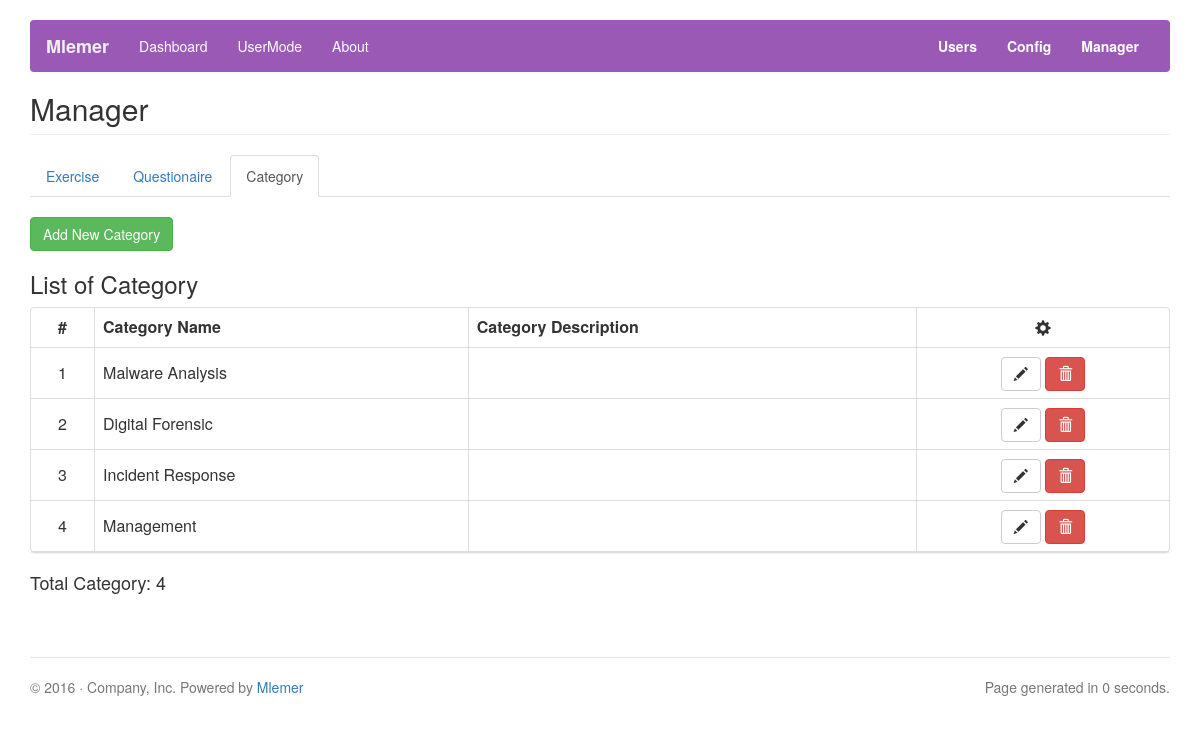
/admin/index.php?p=category, run on an earlier commit of the app's database.
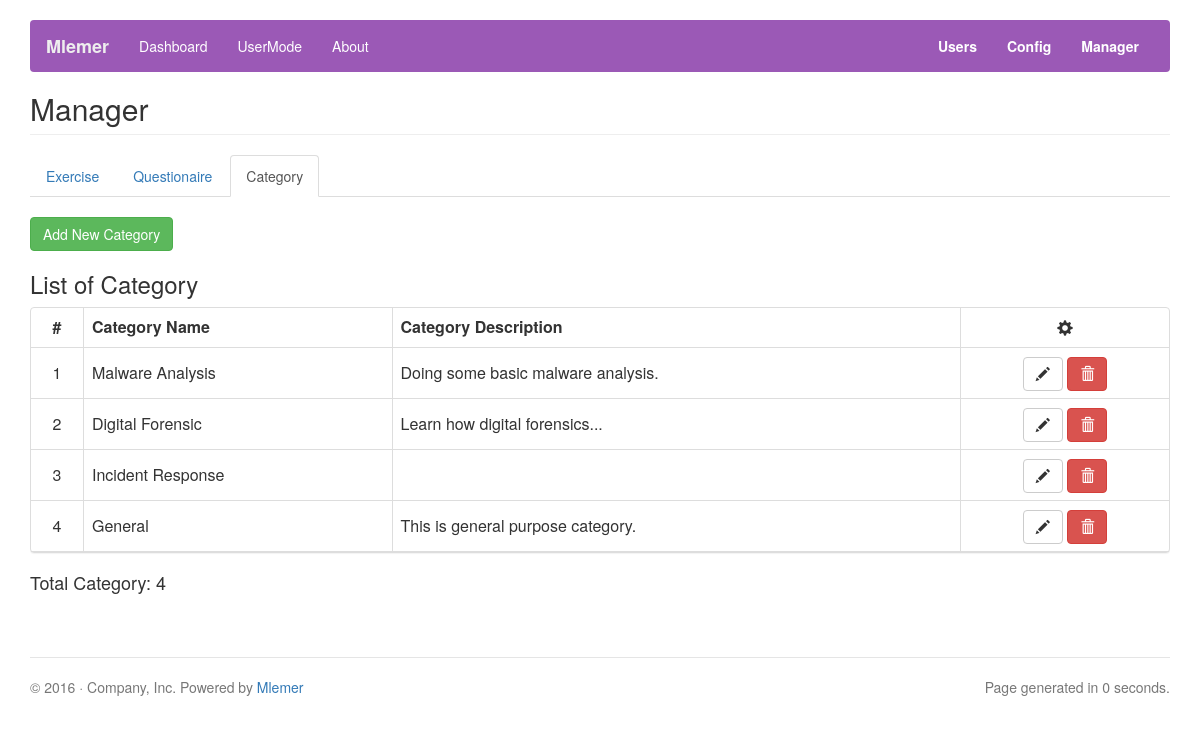
And on a later commit of the database.
### tables this page shows
CREATE TABLE IF NOT EXISTS `category` (
  `id` int(11) NOT NULL AUTO_INCREMENT,
  `timestamp` timestamp NOT NULL DEFAULT CURRENT_TIMESTAMP ON UPDATE CURRENT_TIMESTAMP,
  `category_name` text NOT NULL,
  `category_description` text NOT NULL,
  UNIQUE KEY `id` (`id`)
);

### inc/lib.php (called while the page is built, shortened)
<?php
	function shorten($str, $maxlen) {
	    if (strlen($str) <= $maxlen) return $str;
	    $newstr = substr($str, 0, $maxlen);
	    if (substr($newstr, -1, 1) != ' ') $newstr = substr($newstr, 0, strrpos($newstr, " "));
	    return $newstr . "...";
	}
?>

### admin/admin_category.php (the view, shortened to what this page needs)
<?php
    require_once "../inc/lib.php";
?>
<h2 class="page-header">Manager</h2>
<ul class="nav nav-tabs">
  <li role="presentation"><a href="?p=exercise">Exercise</a></li>
  <li role="presentation"><a href="?p=quest">Questionaire</a></li>
  <li role="presentation" class="active"><a href="?p=category">Category</a></li>
</ul>
<br/>
<button type="button" class="btn btn-success" data-toggle="modal" data-target="#BtnAddNewCategory">
	Add New Category
</button>
<h3 class="sub-header">List of Category</h3>
	          <div class="table-responsive">
	          <div class="panel panel-default">
	            <table class="table table-hover table-bordered">
	              <thead>
	                <tr>
	                  <th style="text-align: center; vertical-align: middle">#</th>
	                  <th style="vertical-align: middle">Category Name</th>
	                  <th style="vertical-align: middle">Category Description</th>
	                  <th style="text-align: center; vertical-align: middle"><div class="glyphicon glyphicon-cog"></div></th>
	                </tr>
	              </thead>
	              <tbody>
	              <?php
		              	$sql = "SELECT * FROM category";
		              	$user_count = "";
						$result = mysqli_query( $link, $sql );
						while( $row = @mysqli_fetch_assoc( $result ) ) {
							$user_count++;
							$cat_id = $row['id'];
							$cat_name = $row['category_name'];
							$cat_desc = $row['category_description'];
							echo "<tr>\n";
							echo "	<td align=\"center\" style=\"vertical-align: middle;\">" . $user_count . "</td>\n";
							echo "	<td style=\"vertical-align: middle;\">" . $cat_name . "</td>\n";
							echo "	<td style=\"vertical-align: middle;\" title=\"".$cat_desc."\">" . shorten( $cat_desc, 35) . "</td>\n";
							echo "	<td align=\"center\" style=\"vertical-align: middle;\">";
							echo " 		<button type=\"button\" class=\"btn btn-default glyphicon glyphicon-pencil\" data-toggle=\"modal\" data-target=\"#BtnEditCategory".$cat_id."\" title=\"Edit Category\"></button>";
							echo " 		<button type=\"button\" class=\"btn btn-danger glyphicon glyphicon-trash\" data-toggle=\"modal\" data-target=\"#BtnDeleteCategory".$cat_id."\" title=\"Delete Category\"></button>";
							echo "</tr>\n";
						}
	              ?>
	              </tbody>
	            </table>
	            </div>
	            <h4>Total Category: <?php echo $user_count; ?></h4>
	          </div>

What changed in the data, as far as the page shows it:
removed category: category_name "Management"
changed category "Malware Analysis": category_description (not shown) → "Doing some basic malware analysis."
changed category "Digital Forensic": category_description (not shown) → "Learn how digital forensics..."
added category: category_name "General", category_description "This is general purpose category."
